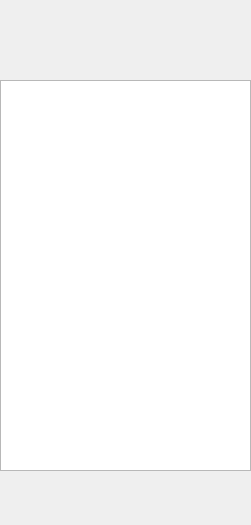
<?xml version="1.0" encoding="UTF-8"?>
<ui version="4.0">
 <class>Dialog</class>
 <widget class="QDialog" name="Dialog">
  <property name="geometry">
   <rect>
    <x>0</x>
    <y>0</y>
    <width>251</width>
    <height>525</height>
   </rect>
  </property>
  <property name="windowTitle">
   <string>Dialog</string>
  </property>
  <widget class="QListWidget" name="friend_listview">
   <property name="geometry">
    <rect>
     <x>0</x>
     <y>80</y>
     <width>251</width>
     <height>391</height>
    </rect>
   </property>
  </widget>
  <widget class="QLabel" name="nickname_label">
   <property name="geometry">
    <rect>
     <x>110</x>
     <y>10</y>
     <width>141</width>
     <height>21</height>
    </rect>
   </property>
   <property name="text">
    <string/>
   </property>
  </widget>
  <widget class="QLabel" name="sig_label">
   <property name="geometry">
    <rect>
     <x>110</x>
     <y>40</y>
     <width>141</width>
     <height>21</height>
    </rect>
   </property>
   <property name="text">
    <string/>
   </property>
  </widget>
  <widget class="QLabel" name="user_image_label">
   <property name="geometry">
    <rect>
     <x>0</x>
     <y>10</y>
     <width>81</width>
     <height>61</height>
    </rect>
   </property>
   <property name="text">
    <string/>
   </property>
  </widget>
 </widget>
 <resources/>
 <connections/>
</ui>
